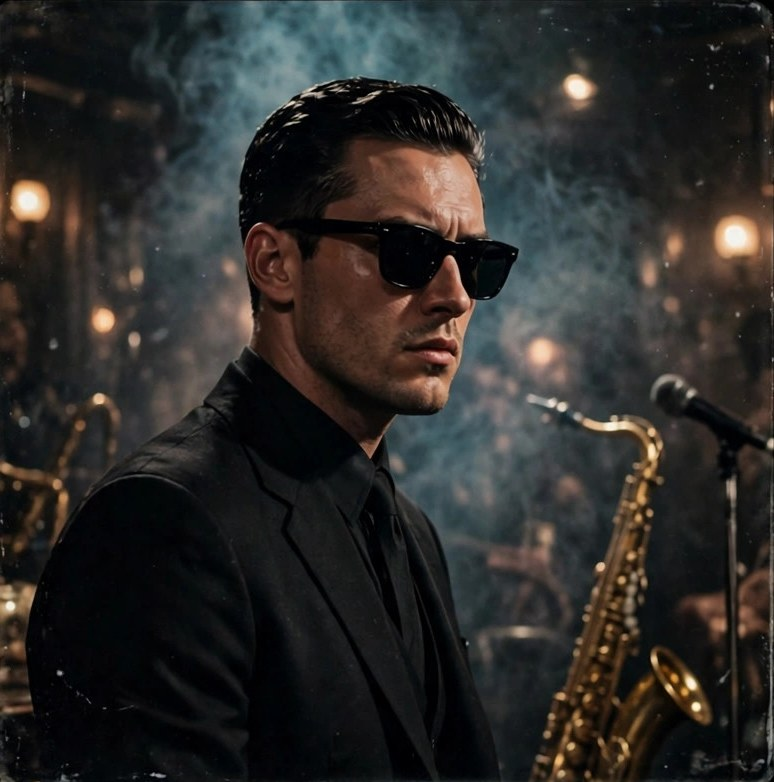
#> input picture app/photos/consigliere.jpg, 774 x 782 px, given in place of mafia-cast-grid-4-0-52baa0aa-3b78-492a-8bb3-ad86d3aef0a5.jpg, which was not available
$ python crop-photos.py
#> lines starting #> are read from the running program, lines starting #| are printed output that depends on the picture
#!/usr/bin/env python3
"""Crop the mafia photo sheets into 18 single stills for The Family Cover Studio.

Reads the composite sheets in refs/photos-mafia (2x2 grids + 1 diptych) and
cuts them at their black dividers, detected from the pixels, then copies the
four single shots. Output: app/photos/*.jpg (JPEG q88).

Run from the entry4 directory:
    python3 tools/crop-photos.py
"""
import os
import sys
from PIL import Image

REFS = os.path.expanduser(
    "~/workspace/makefun-gta6-cover-art-01-regrind/refs/photos-mafia")
OUT = os.path.join(os.path.dirname(os.path.abspath(__file__)), "..", "app", "photos")
OUT = os.path.normpath(OUT)


def col_lum(im, x):
    """Mean luminance of column x (sampled every 4th row)."""
    px = im.load()
    w, h = im.size
    total = 0
    n = 0
    for y in range(0, h, 4):
        r, g, b = px[x, y][:3]
        total += 0.299 * r + 0.587 * g + 0.114 * b
        n += 1
    return total / n


def row_lum(im, y):
    px = im.load()
    w, h = im.size
    total = 0
    n = 0
    for x in range(0, w, 4):
        r, g, b = px[x, y][:3]
        total += 0.299 * r + 0.587 * g + 0.114 * b
        n += 1
    return total / n


def darkest_in(im, axis, lo, hi):
    """Position of the darkest column (axis='x') or row (axis='y') in [lo, hi)."""
    fn = col_lum if axis == "x" else row_lum
    best, best_v = lo, 1e9
    for p in range(lo, hi):
        v = fn(im, p)
        if v < best_v:
            best_v, best = v, p
    return best, best_v


def edge_trim(im):
    """Trim the black outer frame: first row/col from each side brighter than 14."""
    g = im.convert("L")
    w, h = g.size
    px = g.load()
    top = 0
    while top < h // 4 and sum(px[x, top] for x in range(0, w, 8)) / (w // 8) < 14:
        top += 1
    bottom = h - 1
    while bottom > 3 * h // 4 and sum(px[x, bottom] for x in range(0, w, 8)) / (w // 8) < 14:
        bottom -= 1
    left = 0
    while left < w // 4 and sum(px[left, y] for y in range(0, h, 8)) / (h // 8) < 14:
        left += 1
    right = w - 1
    while right > 3 * w // 4 and sum(px[right, y] for y in range(0, h, 8)) / (h // 8) < 14:
        right -= 1
    return (left, top, right + 1, bottom + 1)


def split_grid(path, names):
    """Split a 2x2 grid into 4 stills. names = (TL, TR, BL, BR)."""
    im = Image.open(path).convert("RGB")
    w, h = im.size
    vx, _ = darkest_in(im, "x", int(w * 0.45), int(w * 0.55))
    hy, _ = darkest_in(im, "y", int(h * 0.45), int(h * 0.55))
    print(f"{os.path.basename(path)}: divider x={vx} y={hy}")
    boxes = {
        names[0]: (0, 0, vx, hy),
        names[1]: (vx, 0, w, hy),
        names[2]: (0, hy, vx, h),
        names[3]: (vx, hy, w, h),
    }
    for name, box in boxes.items():
        cell = im.crop(box)
        l, t, r, b = edge_trim(cell)
        # keep the divider side clean: shave 3 px off the divider edge too
        if name == names[0]:
            r -= 3; b -= 3
        elif name == names[1]:
            l += 3; b -= 3
        elif name == names[2]:
            r -= 3; t += 3
        else:
            l += 3; t += 3
        cell = cell.crop((l, t, r, b))
        save(cell, name)


def split_pair(path, names):
    """Split a side-by-side diptych into 2 stills. names = (LEFT, RIGHT)."""
    im = Image.open(path).convert("RGB")
    w, h = im.size
    vx, _ = darkest_in(im, "x", int(w * 0.45), int(w * 0.55))
    print(f"{os.path.basename(path)}: divider x={vx}")
    for name, box in zip(names, [(0, 0, vx, h), (vx, 0, w, h)]):
        cell = im.crop(box)
        l, t, r, b = edge_trim(cell)
        if name == names[0]:
            r -= 3
        else:
            l += 3
        save(cell.crop((l, t, r, b)), name)


def copy_single(src_name, dst_name):
    im = Image.open(os.path.join(REFS, src_name)).convert("RGB")
    save(im, dst_name)


def save(im, name):
    path = os.path.join(OUT, name + ".jpg")
    im.save(path, "JPEG", quality=88)
    print(f"  {name}.jpg {im.size} {os.path.getsize(path)} B")


def main():
    os.makedirs(OUT, exist_ok=True)
    split_grid(os.path.join(REFS, "media-generation-mafia-cast-grid-4-0-52baa0aa-3b78-492a-8bb3-ad86d3aef0a5.jpg"),
               ("don-table", "consigliere", "widow", "enforcer"))
#> in split_grid, im is the input picture: PIL image 774x782 RGB; mean R, G, B 44.7, 43.4, 41.4
#> the loop in darkest_in, `for p in range(lo, hi):` made 77 passes
#> (v, best_v) on passes 1, 34, 35: (34, 34), (33.51, 33.51), (33.13, 33.13)
#> v on passes 2 to 7: 34.24, 34.54, 34.87, 35.18, 35.51, 36.05
#> after the loop in darkest_in, `for p in range(lo, hi):`: best = 382; best_v = 33.13
#> in split_grid, `vx, _ = darkest_in(im, "x", int(w * 0.45), int(w * 0.55))`: vx = 382
#> the loop in darkest_in (call 2), `for p in range(lo, hi):` made 79 passes
#> (v, best_v) on passes 1, 9, 10, 11, 12, 13, 14, 15, 16, 17, 38, 39: (62.38, 62.38), (62.11, 62.11), (60.35, 60.35), (58.93, 58.93), (57.52, 57.52), (56.36, 56.36), (55.52, 55.52), (55.08, 55.08), (54.71, 54.71), (54.47, 54.47), (54, 54), (53.09, 53.09)
#> v on passes 2 to 7: 63.76, 64.78, 64.88, 64.56, 64.37, 63.91
#> in split_grid, `hy, _ = darkest_in(im, "y", int(h * 0.45), int(h * 0.55))`: hy = 413
#| media-generation-mafia-cast-grid-4-0-52baa0aa-3b78-492a-8bb3-ad86d3aef0a5.jpg: divider x=382 y=413
#> in split_grid, `boxes = { names[0]: (0, 0, vx, hy), names[1]: (vx, 0, w, hy), names[2]..`: boxes = {'don-table': (0, 0, 382, 413), 'consigliere': (382, 0, 774, 413), 'widow': (0, 413, 382, 782), 'enforcer': (382, 413, 774, 782)}
#> the loop in split_grid, `for name, box in boxes.items():` made 4 passes
#> (name, box, w in edge_trim, h in edge_trim, l, t) on passes 1 to 4: ('don-table', (0, 0, 382, 413), 382, 413, 0, 0), ('consigliere', (382, 0, 774, 413), 392, 413, 3, 0), ('widow', (0, 413, 382, 782), 382, 369, 0, 3), ('enforcer', (382, 413, 774, 782), 392, 369, 3, 3)
#|   don-table.jpg (379, 410) 23648 B
#|   consigliere.jpg (389, 410) 26043 B
#|   widow.jpg (379, 366) 16656 B
#|   enforcer.jpg (389, 366) 24326 B
#> pass 1, in edge_trim, `g = im.convert("L")`:
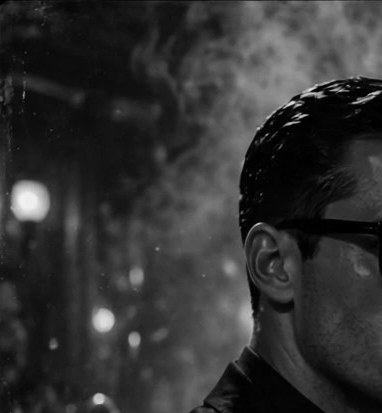
#> g: PIL image 382x413 L; min 0, max 242, mean 49.9
    split_grid(os.path.join(REFS, "media-generation-police-grid-4-0-11c2bbc6-c6dd-4f17-a6c5-eda3019f433e.jpg"),
               ("detective", "sergeant", "officer", "riot"))
#> call 2 of split_grid, with names = ('detective', 'sergeant', 'officer', 'riot')
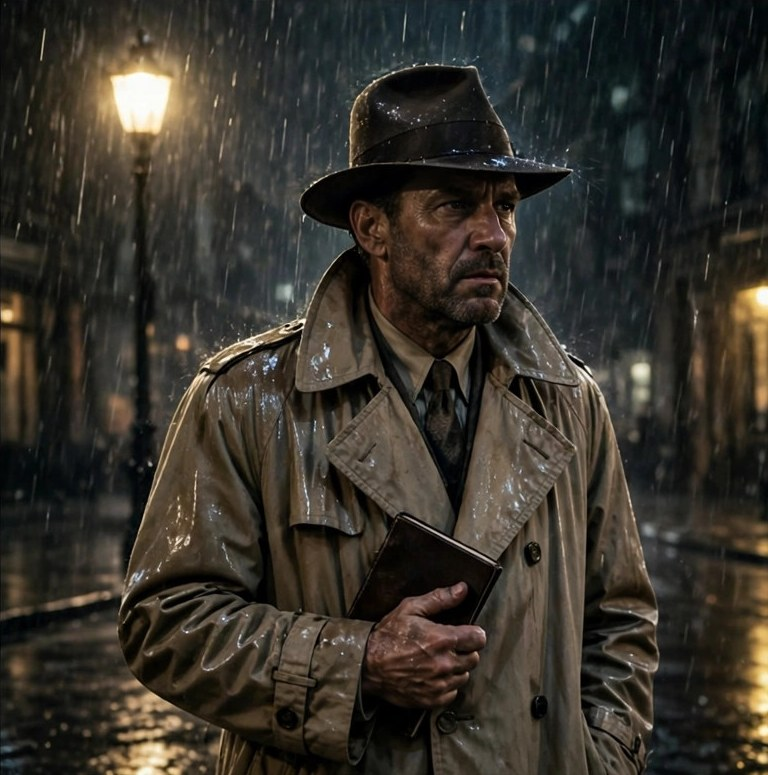
#> input picture app/photos/detective.jpg, 768 x 775 px, given in place of ion-police-grid-4-0-11c2bbc6-c6dd-4f17-a6c5-eda3019f433e.jpg, which was not available
#> in split_grid, im is the input picture: PIL image 768x775 RGB; mean R, G, B 54.7, 50.5, 42.6
#> in split_grid (call 2), `vx, _ = darkest_in(im, "x", int(w * 0.45), int(w * 0.55))`: vx = 365
#| media-generation-police-grid-4-0-11c2bbc6-c6dd-4f17-a6c5-eda3019f433e.jpg: divider x=365 y=392
#> the loop in split_grid (call 2), `for name, box in boxes.items():` made 4 passes
#> (name, box) on passes 1 to 4: ('detective', (0, 0, 365, 392)), ('sergeant', (365, 0, 768, 392)), ('officer', (0, 392, 365, 775)), ('riot', (365, 392, 768, 775))
#|   detective.jpg (362, 389) 26716 B
#|   sergeant.jpg (400, 389) 29890 B
#|   officer.jpg (362, 380) 30420 B
#|   riot.jpg (400, 380) 32261 B
#> after the loop in split_grid (call 2), `for name, box in boxes.items():`:
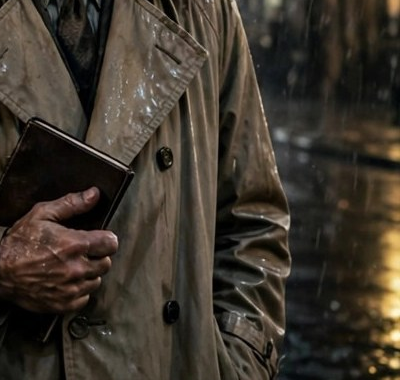
#> cell: PIL image 400x380 RGB; mean R, G, B 61.5, 54, 44.2
    split_grid(os.path.join(REFS, "media-generation-heroes-grid-4-0-6218a02d-4128-4fd4-87dd-9a805a385cf0.jpg"),
               ("racer", "mentor", "spark", "fighter"))
#> call 3 of split_grid, with names = ('racer', 'mentor', 'spark', 'fighter')
#| media-generation-heroes-grid-4-0-6218a02d-4128-4fd4-87dd-9a805a385cf0.jpg: divider x=190 y=210
#> the loop in split_grid (call 3), `for name, box in boxes.items():` made 4 passes
#> (name, box) on passes 1 to 4: ('racer', (0, 0, 190, 210)), ('mentor', (190, 0, 362, 210)), ('spark', (0, 210, 190, 389)), ('fighter', (190, 210, 362, 389))
#|   racer.jpg (187, 207) 6976 B
#|   mentor.jpg (169, 207) 6844 B
#|   spark.jpg (187, 176) 5861 B
#|   fighter.jpg (169, 176) 8395 B
#> pass 1, in edge_trim (call 9), `g = im.convert("L")`:
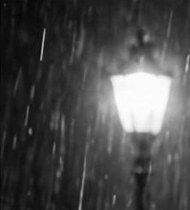
#> g: PIL image 190x210 L; min 2, max 255, mean 74.4
#> pass 1, in split_grid (call 3), `cell = cell.crop((l, t, r, b))`:
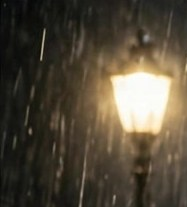
#> cell: PIL image 187x207 RGB; mean R, G, B 82.7, 73.8, 58.3
#> pass 2, in split_grid (call 3), `cell = im.crop(box)`:
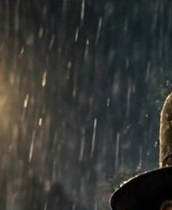
#> cell: PIL image 172x210 RGB; mean R, G, B 54.3, 55.2, 51.6
#> after the loop in split_grid (call 3), `for name, box in boxes.items():`:
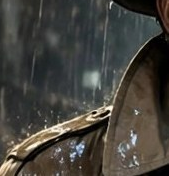
#> cell: PIL image 169x176 RGB; mean R, G, B 68.8, 66.6, 60.7
    split_pair(os.path.join(REFS, "media-generation-mafia-cast-pair-2-0-c25047b5-81d8-4950-a8e5-a2ac72dc5502.jpg"),
               ("driver", "lookout"))
    copy_single("media-generation-main-hero-0-db1327ad-fe13-46e1-9e52-fd31093bddb0.jpg", "main-hero")
    copy_single("media-generation-mafia-hero-don-0-007f5b91-16d3-41c9-b12b-9453e1da220b.jpg", "hero-don")
    copy_single("media-generation-three-gangs-standoff-0-583e3af5-1152-456e-af78-813f422110a4.jpg", "standoff")
    copy_single("media-generation-mafia-street-backdrop-0-89083a67-9a17-40d0-8b98-71c36a1d0422.jpg", "street")
    print("done:", sorted(os.listdir(OUT)))


if __name__ == "__main__":
#> (the run stopped early here; a loop or call above may not have finished)
